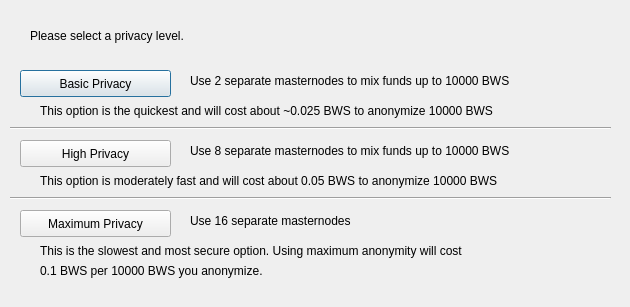
<?xml version="1.0" encoding="UTF-8"?>
<ui version="4.0">
 <class>ObfuscationConfig</class>
 <widget class="QDialog" name="ObfuscationConfig">
  <property name="geometry">
   <rect>
    <x>0</x>
    <y>0</y>
    <width>630</width>
    <height>307</height>
   </rect>
  </property>
  <property name="windowTitle">
   <string>Configure Xend</string>
  </property>
  <widget class="QPushButton" name="buttonBasic">
   <property name="geometry">
    <rect>
     <x>20</x>
     <y>70</y>
     <width>151</width>
     <height>27</height>
    </rect>
   </property>
   <property name="text">
    <string>Basic Privacy</string>
   </property>
  </widget>
  <widget class="QPushButton" name="buttonHigh">
   <property name="geometry">
    <rect>
     <x>20</x>
     <y>140</y>
     <width>151</width>
     <height>27</height>
    </rect>
   </property>
   <property name="text">
    <string>High Privacy</string>
   </property>
  </widget>
  <widget class="QPushButton" name="buttonMax">
   <property name="geometry">
    <rect>
     <x>20</x>
     <y>210</y>
     <width>151</width>
     <height>27</height>
    </rect>
   </property>
   <property name="text">
    <string>Maximum Privacy</string>
   </property>
  </widget>
  <widget class="QLabel" name="label">
   <property name="geometry">
    <rect>
     <x>30</x>
     <y>20</y>
     <width>571</width>
     <height>31</height>
    </rect>
   </property>
   <property name="text">
    <string>Please select a privacy level.</string>
   </property>
  </widget>
  <widget class="QLabel" name="label_2">
   <property name="geometry">
    <rect>
     <x>190</x>
     <y>70</y>
     <width>421</width>
     <height>21</height>
    </rect>
   </property>
   <property name="text">
    <string>Use 2 separate masternodes to mix funds up to 10000 BWS</string>
   </property>
  </widget>
  <widget class="QLabel" name="label_3">
   <property name="geometry">
    <rect>
     <x>190</x>
     <y>140</y>
     <width>411</width>
     <height>21</height>
    </rect>
   </property>
   <property name="text">
    <string>Use 8 separate masternodes to mix funds up to 10000 BWS</string>
   </property>
  </widget>
  <widget class="QLabel" name="label_4">
   <property name="geometry">
    <rect>
     <x>190</x>
     <y>210</y>
     <width>421</width>
     <height>21</height>
    </rect>
   </property>
   <property name="text">
    <string>Use 16 separate masternodes</string>
   </property>
  </widget>
  <widget class="QLabel" name="label_6">
   <property name="geometry">
    <rect>
     <x>40</x>
     <y>100</y>
     <width>561</width>
     <height>21</height>
    </rect>
   </property>
   <property name="text">
    <string>This option is the quickest and will cost about ~0.025 BWS to anonymize 10000 BWS</string>
   </property>
  </widget>
  <widget class="QLabel" name="label_7">
   <property name="geometry">
    <rect>
     <x>40</x>
     <y>170</y>
     <width>561</width>
     <height>21</height>
    </rect>
   </property>
   <property name="text">
    <string>This option is moderately fast and will cost about 0.05 BWS to anonymize 10000 BWS</string>
   </property>
  </widget>
  <widget class="QLabel" name="label_8">
   <property name="geometry">
    <rect>
     <x>40</x>
     <y>240</y>
     <width>561</width>
     <height>21</height>
    </rect>
   </property>
   <property name="text">
    <string>This is the slowest and most secure option. Using maximum anonymity will cost</string>
   </property>
  </widget>
  <widget class="QLabel" name="label_9">
   <property name="geometry">
    <rect>
     <x>40</x>
     <y>260</y>
     <width>561</width>
     <height>21</height>
    </rect>
   </property>
   <property name="text">
    <string>0.1 BWS per 10000 BWS you anonymize.</string>
   </property>
  </widget>
  <widget class="Line" name="line">
   <property name="geometry">
    <rect>
     <x>10</x>
     <y>120</y>
     <width>601</width>
     <height>16</height>
    </rect>
   </property>
   <property name="orientation">
    <enum>Qt::Horizontal</enum>
   </property>
  </widget>
  <widget class="Line" name="line_2">
   <property name="geometry">
    <rect>
     <x>10</x>
     <y>190</y>
     <width>601</width>
     <height>16</height>
    </rect>
   </property>
   <property name="orientation">
    <enum>Qt::Horizontal</enum>
   </property>
  </widget>
 </widget>
 <resources/>
 <connections/>
</ui>
